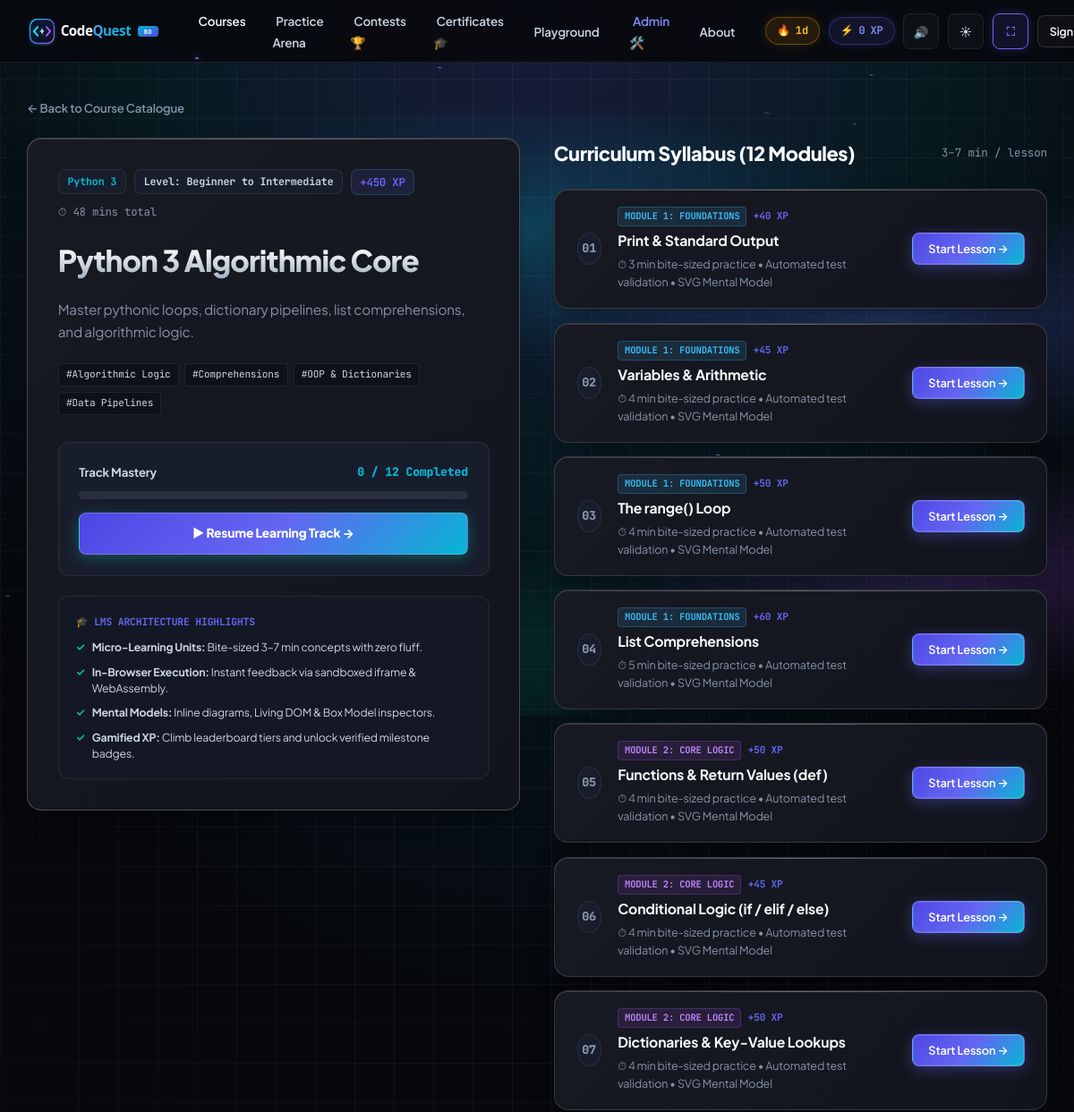
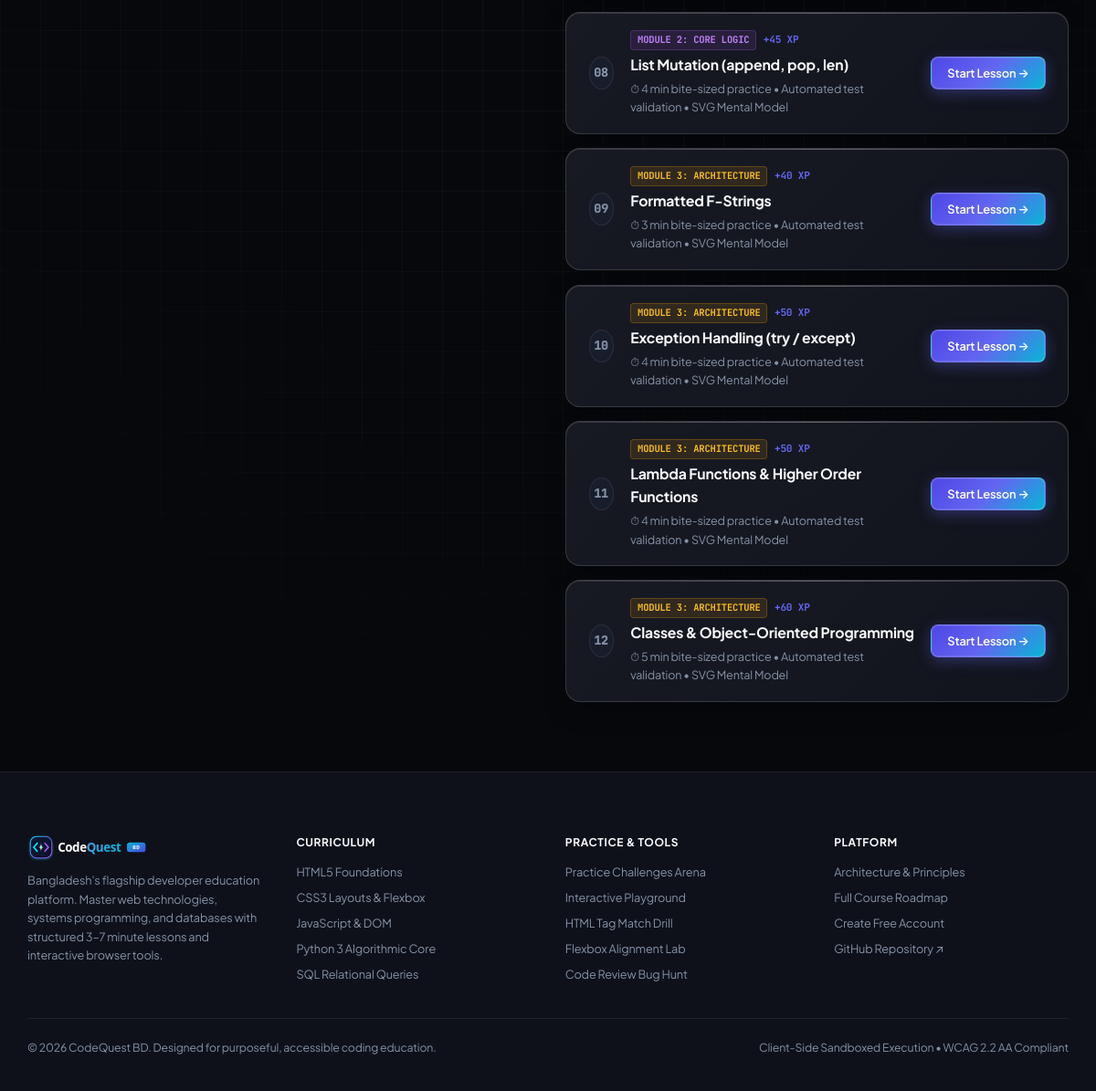
/courses/python-core/, run on the app's committed database (2 pictures, top to bottom).
### learn/models.py (models this page shows, shortened)
class Course(models.Model):
    language = models.ForeignKey(Language, on_delete=models.CASCADE, related_name="courses")
    title = models.CharField(max_length=160)
    slug = models.SlugField(max_length=160, unique=True)
    description = models.TextField()
    level = models.CharField(max_length=40, default="Beginner")
    order = models.PositiveIntegerField(default=0)
    xp_reward = models.PositiveIntegerField(default=200)
    class Meta:
        ordering = ["order", "id"]
    @property
    def total_minutes(self):
        mins = sum(l.est_minutes for l in self.lessons.all())
        return mins if mins > 0 else 30
    @property
    def tags_list(self):
        tag_map = {
            "html-core": ["Semantic HTML5", "DOM Skeletons", "Forms & Input", "Accessible Web"],
            "css-core": ["Box Model", "Flexbox Pond", "CSS Grid", "Responsive Layouts"],
            "javascript-core": ["DOM Reactivity", "Event Listeners", "Async / Await", "ES6+ Modules"],
            "python-core": ["Algorithmic Logic", "Comprehensions", "OOP & Dictionaries", "Data Pipelines"],
            "sql-core": ["Relational Schemas", "JOIN Algorithms", "Aggregates & Filters", "Query Tuning"],
            "c-lang-stubs": ["Memory & Pointers", "Format Strings", "Structs & Arrays", "Deterministic AST"],
            "c-core": ["Memory & Pointers", "Format Strings", "Structs & Arrays", "Deterministic AST"],
            "java-stubs": ["OOP Hierarchy", "Static Typing", "JVM Memory Model", "Exception Guard"],
            "php-stubs": ["Server Request API", "CRUD Operations", "Header Routing", "Database Bridges"],
            "bash-stubs": ["Linux Pipeline", "Regex & Grep", "Stream Redirection", "Shell Automation"],
        }
        return tag_map.get(self.slug, ["Core Fundamentals", "Syntax Fluency", "Hands-on Labs", "Verified Certificate"])

class Language(models.Model):
    name = models.CharField(max_length=80, unique=True)
    slug = models.SlugField(max_length=80, unique=True)
    short_code = models.CharField(max_length=16, default="CODE")
    category = models.CharField(max_length=80, default="Core Foundations")
    summary = models.CharField(max_length=240)
    icon_svg = models.TextField(blank=True, default="")
    order = models.PositiveIntegerField(default=0)
    is_active = models.BooleanField(default=True)
    class Meta:
        ordering = ["order", "name"]

class Lesson(models.Model):
    EXECUTION_TYPES = [
        ("IFRAME", "HTML/CSS/JS Live Preview (Sandboxed iframe)"),
        ("PYODIDE", "Python 3 Client-Side WASM (Pyodide)"),
        ("SQL", "SQL Browser Database (sql.js WASM)"),
        ("PREDICT", "Predict the Output (C, Java, PHP, Bash)"),
        ("QUIZ", "Fill-the-Blank & Multiple Choice"),
    ]
    course = models.ForeignKey(Course, on_delete=models.CASCADE, related_name="lessons")
    title = models.CharField(max_length=200)
    slug = models.SlugField(max_length=200)
    order = models.PositiveIntegerField(default=1)
    est_minutes = models.PositiveIntegerField(default=5, help_text="Bite-sized duration (3-7 min)")
    xp = models.PositiveIntegerField(default=50)
    execution_type = models.CharField(max_length=20, choices=EXECUTION_TYPES, default="IFRAME")
    body_md = models.TextField(help_text="Short markdown explanation (max ~150 words + diagram/example)")
    diagram_svg = models.TextField(blank=True, default="", help_text="Optional clean inline SVG diagram")
    task_prompt = models.TextField(help_text="Clear single task description")
    starter_code = models.TextField(help_text="Initial code placed in editor")
    solution = models.TextField(help_text="Working solution code")
    tests_json = models.JSONField(
        default=list,
        blank=True,
        help_text="List of test checks: [{'id': 'c1', 'desc': 'Has <h1> tag', 'type': 'dom_exists', 'query': 'h1'}]"
    )
    hints_json = models.JSONField(
        default=list,
        blank=True,
        help_text="Hint ladder: ['Hint 1: Check your syntax', 'Hint 2: Use display: flex']"
    )
    tips_tricks = models.TextField(
        blank=True,
        default="",
        help_text="Pro Shortcuts, Interview Tips and Common Traps Memory Box"
    )
    full_syntax_game_slug = models.CharField(
        max_length=60,
        blank=True,
        default="",
        help_text="Slug of associated Full-Syntax Game"
    )
    class Meta:
        ordering = ["course__order", "order", "id"]
        unique_together = ("course", "slug")

### learn/views.py (the view, shortened to what this page needs)
# urls.py: path("courses/<slug:course_slug>/", views.course_detail, name="course_detail"),
def course_detail(request, course_slug):
    course = Course.objects.select_related("language").prefetch_related("lessons").filter(slug=course_slug).first()
    lessons = list(course.lessons.all())
    completed_ids = set()
    if request.user.is_authenticated:
        completed_ids = set(
            request.user.progress.filter(lesson__course=course, status="COMPLETED").values_list("lesson_id", flat=True)
        )
    return render(
        request,
        "learn/course_detail.html",
        {
            "course": course,
            "lessons": lessons,
            "completed_ids": completed_ids,
        },
    )

### learn/context_processors.py (called while the page is built, shortened)
def global_stats(request):
    xp = 0
    streak = 1
    completed_ids = []
    return {
        "ADMIN_URL": getattr(settings, "ADMIN_URL", "hidden-core-cms"),
        "user_xp": xp,
        "user_streak": streak,
        "completed_lesson_ids": completed_ids,
        "nav_languages": Language.objects.filter(is_active=True).prefetch_related("courses")[:6],
    }

### templates/learn/course_detail.html (shortened to what this page needs)
{% extends "base.html" %}
{% block content %}
<div class="shell shell-wide" style="padding-top: 2.5rem; padding-bottom: 5rem;">
  <nav aria-label="Breadcrumb" style="margin-bottom: 1.5rem;">
    <a href="{% url 'catalogue' %}" style="font-size: 0.88rem; color: var(--text-muted); text-decoration: none; display: inline-flex; align-items: center; gap: 0.4rem; font-weight: 600;">
      &larr; Back to Course Catalogue
    </a>
  </nav>
  <div style="display: grid; grid-template-columns: repeat(auto-fit, minmax(360px, 1fr)); gap: 2.5rem; align-items: start;">
    <div class="cq-card" style="padding: 2.25rem; border: 1px solid var(--border-strong); position: sticky; top: 90px;">
      <div style="display: flex; flex-wrap: wrap; gap: 0.6rem; align-items: center; margin-bottom: 1.25rem;">
        <span style="font-size: 0.78rem; font-family: var(--font-mono); font-weight: 700; background: var(--bg-panel); border: 1px solid var(--border-subtle); padding: 0.25rem 0.65rem; border-radius: var(--radius-sm); color: var(--accent-secondary);">
          {{ course.language.name }}
        </span>
        <span style="font-size: 0.78rem; font-family: var(--font-mono); font-weight: 700; background: var(--bg-panel); border: 1px solid var(--border-subtle); padding: 0.25rem 0.65rem; border-radius: var(--radius-sm); color: var(--text-secondary);">
          Level: {{ course.level }}
        </span>
        <span style="font-size: 0.82rem; color: var(--accent); font-family: var(--font-mono); font-weight: 700; background: var(--accent-subtle); padding: 0.25rem 0.6rem; border-radius: var(--radius-sm); border: 1px solid rgba(20, 184, 166, 0.25);">
          +{{ course.xp_reward }} XP
        </span>
        <span style="font-size: 0.82rem; color: var(--text-muted); font-family: var(--font-mono);">
          ⏱ {{ course.total_minutes }} mins total
        </span>
      </div>
      <h1 style="font-size: 2.2rem; font-weight: 800; color: var(--text-primary); letter-spacing: -0.025em; margin-bottom: 1rem;" class="headline-gradient">
        {{ course.title }}
      </h1>
      <p style="font-size: 1.02rem; color: var(--text-muted); line-height: 1.65; margin-bottom: 1.5rem;">
        {{ course.description }}
      </p>
      <div style="display: flex; flex-wrap: wrap; gap: 0.4rem; margin-bottom: 2rem;">
        {% for tag in course.tags_list %}
        <span style="font-size: 0.74rem; font-family: var(--font-mono); background: var(--bg-surface); border: 1px solid var(--border-subtle); padding: 0.2rem 0.55rem; border-radius: 4px; color: var(--text-secondary);">
          #{{ tag }}
        </span>
        {% endfor %}
      </div>
      <div style="background: var(--bg-panel); padding: 1.5rem; border-radius: var(--radius-md); border: 1px solid var(--border-subtle); margin-bottom: 1.5rem;">
        <div style="display: flex; align-items: center; justify-content: space-between; font-size: 0.88rem; margin-bottom: 0.75rem;">
          <span style="color: var(--text-secondary); font-weight: 700;">Track Mastery</span>
          <span style="font-family: var(--font-mono); color: var(--accent-secondary); font-weight: 800;">
            {{ completed_ids|length }} / {{ lessons|length }} Completed
          </span>
        </div>
        <div class="progress-bar-bg" style="margin-bottom: 1rem;">
        </div>
        {% if lessons|length > 0 %}
          {% if completed_ids|length == lessons|length %}
            <div style="text-align: center; padding: 0.65rem; background: var(--success-subtle); border: 1px solid rgba(16, 185, 129, 0.35); border-radius: 6px; color: var(--success); font-weight: 700; font-size: 0.88rem;">
              🏆 Track Completed! All {{ lessons|length }} Modules Mastered
            </div>
          {% else %}
            <a href="{% url 'lesson_detail' course.slug lessons.0.slug %}" class="btn btn-primary" style="width: 100%; justify-content: center; font-size: 0.92rem; padding: 0.75rem 1.25rem; font-weight: 800; box-shadow: 0 4px 16px rgba(20, 184, 166, 0.35);">
              ▶ Resume Learning Track &rarr;
            </a>
          {% endif %}
        {% endif %}
      </div>
      <div style="background: var(--bg-surface-elevated); border: 1px solid var(--border-subtle); border-radius: var(--radius-md); padding: 1.25rem;">
        <div style="font-size: 0.76rem; font-family: var(--font-mono); font-weight: 700; color: var(--accent); text-transform: uppercase; margin-bottom: 0.75rem;">
          🎓 LMS Architecture Highlights
        </div>
        <div style="display: flex; flex-direction: column; gap: 0.65rem; font-size: 0.82rem; color: var(--text-secondary); line-height: 1.45;">
          <div style="display: flex; align-items: flex-start; gap: 0.5rem;">
            <span style="color: var(--success); font-weight: 700;">✓</span>
            <span><strong>Micro-Learning Units:</strong> Bite-sized 3–7 min concepts with zero fluff.</span>
          </div>
          <div style="display: flex; align-items: flex-start; gap: 0.5rem;">
            <span style="color: var(--success); font-weight: 700;">✓</span>
            <span><strong>In-Browser Execution:</strong> Instant feedback via sandboxed iframe & WebAssembly.</span>
          </div>
          <div style="display: flex; align-items: flex-start; gap: 0.5rem;">
            <span style="color: var(--success); font-weight: 700;">✓</span>
            <span><strong>Mental Models:</strong> Inline diagrams, Living DOM & Box Model inspectors.</span>
          </div>
          <div style="display: flex; align-items: flex-start; gap: 0.5rem;">
            <span style="color: var(--success); font-weight: 700;">✓</span>
            <span><strong>Gamified XP:</strong> Climb leaderboard tiers and unlock verified milestone badges.</span>
          </div>
        </div>
      </div>
    </div>
    <div>
      <div style="display: flex; justify-content: space-between; align-items: center; margin-bottom: 1.5rem;">
        <h2 style="font-size: 1.45rem; font-weight: 800; color: var(--text-primary); letter-spacing: -0.02em; margin: 0;">
          Curriculum Syllabus ({{ lessons|length }} Modules)
        </h2>
        <span style="font-size: 0.84rem; color: var(--text-muted); font-family: var(--font-mono);">
          3–7 min / lesson
        </span>
      </div>
      <div style="display: flex; flex-direction: column; gap: 1rem;">
        {% for lesson in lessons %}
        <div class="cq-card cq-card-interactive" style="padding: 1.25rem 1.65rem; display: flex; flex-direction: row; align-items: center; justify-content: space-between; gap: 1rem;">
          <div style="display: flex; align-items: center; gap: 1.25rem;">
            <div style="font-family: var(--font-mono); font-size: 0.9rem; font-weight: 800; width: 36px; height: 36px; border-radius: 50%; display: flex; align-items: center; justify-content: center; background: {% if lesson.id in completed_ids %}var(--success-subtle){% else %}var(--bg-panel){% endif %}; color: {% if lesson.id in completed_ids %}var(--success){% else %}var(--text-muted){% endif %}; border: 1px solid {% if lesson.id in completed_ids %}rgba(16, 185, 129, 0.35){% else %}var(--border-subtle){% endif %};">
              {% if lesson.id in completed_ids %}
                ✓
              {% else %}
                {{ forloop.counter|stringformat:"02d" }}
              {% endif %}
            </div>
            <div>
              <div style="display: flex; align-items: center; gap: 0.5rem; margin-bottom: 0.25rem; flex-wrap: wrap;">
                <span style="font-size: 0.7rem; font-family: var(--font-mono); font-weight: 700; padding: 0.1rem 0.45rem; border-radius: 4px; {% if forloop.counter <= 4 %}background: rgba(56, 189, 248, 0.12); color: #38bdf8; border: 1px solid rgba(56, 189, 248, 0.25);{% elif forloop.counter <= 8 %}background: rgba(168, 85, 247, 0.12); color: #c084fc; border: 1px solid rgba(168, 85, 247, 0.25);{% else %}background: rgba(245, 158, 11, 0.12); color: #fbbf24; border: 1px solid rgba(245, 158, 11, 0.25);{% endif %}">
                  {% if forloop.counter <= 4 %}MODULE 1: FOUNDATIONS{% elif forloop.counter <= 8 %}MODULE 2: CORE LOGIC{% else %}MODULE 3: ARCHITECTURE{% endif %}
                </span>
                <span style="font-size: 0.74rem; font-family: var(--font-mono); color: var(--accent); font-weight: 700;">+{{ lesson.xp }} XP</span>
              </div>
              <h3 style="font-size: 1.05rem; font-weight: 700; color: var(--text-primary); margin-bottom: 0.25rem;">
                <a href="{% url 'lesson_detail' course.slug lesson.slug %}" style="color: inherit; text-decoration: none;">
                  {{ lesson.title }}
                </a>
              </h3>
              <div style="font-size: 0.84rem; color: var(--text-muted);">
                ⏱ {{ lesson.est_minutes }} min bite-sized practice &bull; Automated test validation &bull; SVG Mental Model
              </div>
            </div>
          </div>
          <div>
            {% if lesson.id in completed_ids %}
              <a href="{% url 'lesson_detail' course.slug lesson.slug %}" class="btn btn-ghost" style="padding: 0.45rem 1rem; font-size: 0.84rem; color: var(--success); border-color: rgba(16, 185, 129, 0.35);">
                Review &rarr;
              </a>
            {% else %}
              <a href="{% url 'lesson_detail' course.slug lesson.slug %}" class="btn btn-primary" style="padding: 0.45rem 1.15rem; font-size: 0.86rem;">
                Start Lesson &rarr;
              </a>
            {% endif %}
          </div>
        </div>
        {% empty %}
        <div style="text-align: center; padding: 3rem; color: var(--text-muted); background: var(--bg-surface); border-radius: var(--radius-md); border: 1px solid var(--border-subtle);">
          No lessons currently configured for this track.
        </div>
        {% endfor %}
      </div>
    </div>
  </div>
</div>
{% endblock %}

### data on the page
Course: language.name "Python 3", level "Beginner to Intermediate", xp_reward "450", total_minutes "48", title "Python 3 Algorithmic Core", description "Master pythonic loops, dictionary pipelines, list comprehensions, and algorithmic logic."
Lesson: shows "MODULE 1: FOUNDATIONS", xp "40", title "Print & Standard Output", est_minutes "3", shows "Start Lesson →"
Lesson: shows "MODULE 1: FOUNDATIONS", xp "45", title "Variables & Arithmetic", est_minutes "4", shows "Start Lesson →"
Lesson: shows "MODULE 1: FOUNDATIONS", xp "50", title "The range() Loop", est_minutes "4", shows "Start Lesson →"
Lesson: shows "MODULE 1: FOUNDATIONS", xp "60", title "List Comprehensions", est_minutes "5", shows "Start Lesson →"
Lesson: shows "MODULE 2: CORE LOGIC", xp "50", title "Functions & Return Values (def)", est_minutes "4", shows "Start Lesson →"
Lesson: shows "MODULE 2: CORE LOGIC", xp "45", title "Conditional Logic (if / elif / else)", est_minutes "4", shows "Start Lesson →"
Lesson: shows "MODULE 2: CORE LOGIC", xp "50", title "Dictionaries & Key-Value Lookups", est_minutes "4", shows "Start Lesson →"
Lesson: shows "MODULE 2: CORE LOGIC", xp "45", title "List Mutation (append, pop, len)", est_minutes "4", shows "Start Lesson →"
Lesson: shows "MODULE 3: ARCHITECTURE", xp "40", title "Formatted F-Strings", est_minutes "3", shows "Start Lesson →"
Lesson: shows "MODULE 3: ARCHITECTURE", xp "50", title "Exception Handling (try / except)", est_minutes "4", shows "Start Lesson →"
Lesson: shows "MODULE 3: ARCHITECTURE", xp "50", title "Lambda Functions & Higher Order Functions", est_minutes "4", shows "Start Lesson →"
Lesson: shows "MODULE 3: ARCHITECTURE", xp "60", title "Classes & Object-Oriented Programming", est_minutes "5", shows "Start Lesson →"

### other printed values
{{ user_streak }} "1"
{{ user_xp }} "0"
{{ tag }} "Algorithmic Logic" "Comprehensions" "OOP & Dictionaries" "Data Pipelines"
{{ completed_ids|length }} "0"
{{ lessons|length }} "12"
